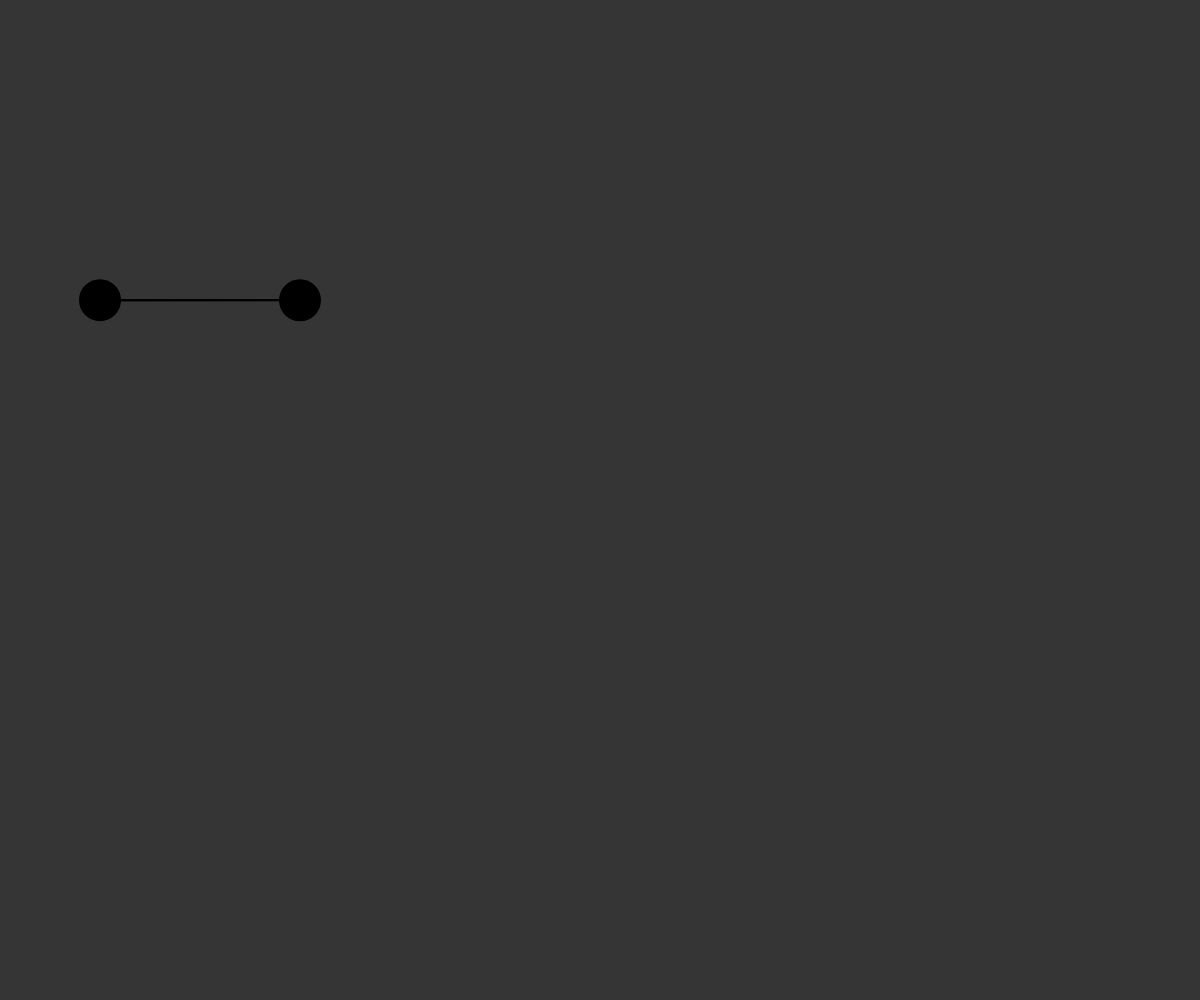
Frame 1 (no input)
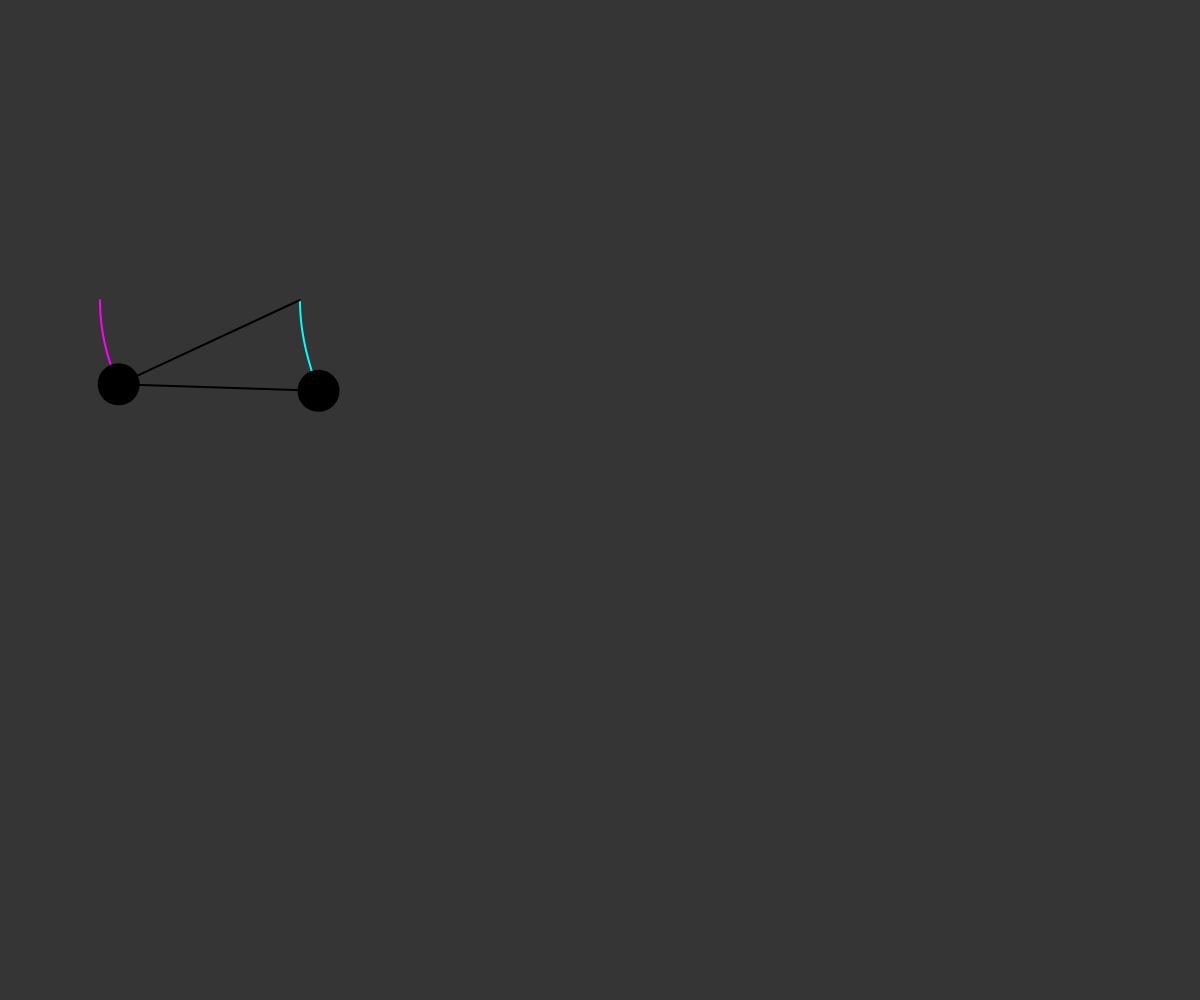
Frame 60 (no input)
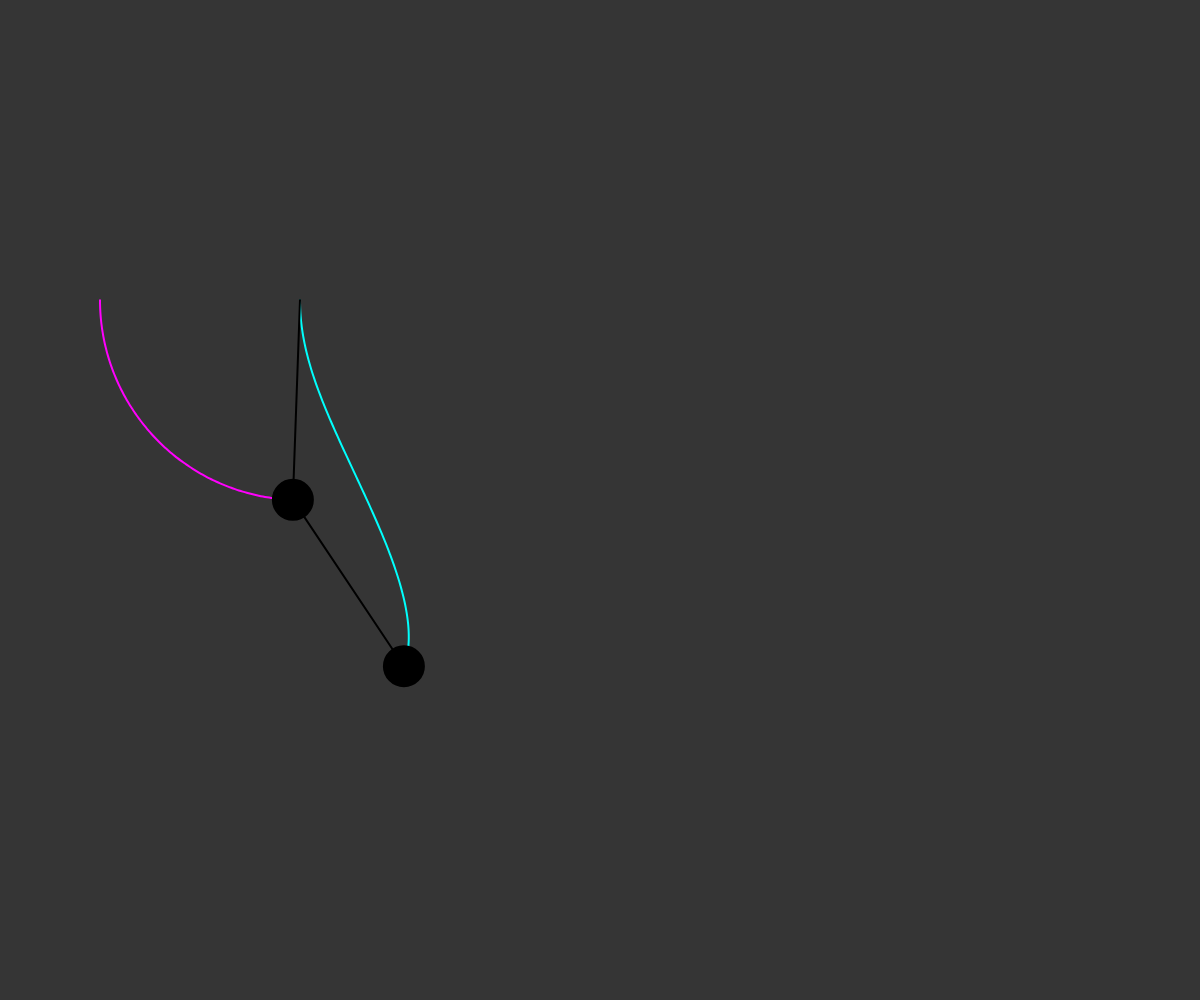
Frame 120 (the mouse pressed at the canvas centre since frame 60)

The p5.js sketch that drew these frames (run headless with seeded random() and noise() and a simulated clock; from frame 60 on, the mouse is pressed at the canvas centre):

// p5.js sketch
// ── sketch.js
const g = 0.05;
let r1 = 200,
    r2 = 200,
    x1,
    y1,
    x2,
    y2,
    m1 = 40,
    m2 = 40,
    a1 = -3.14/2,
    a2 = 3.14/2,
    a1_v = 0,
    a2_v = 0,
    // a1_a = 0,
    // a2_a = 0, 
    num1,
    num2, 
    num3, 
    num4,
    num10,
    num20, 
    num30, 
    num40,
    den1,
    den2, 
    trail1 = [],
    trail2 =[];



function setup(){
createCanvas(windowWidth, windowHeight)
}
function draw(){
  num1 = -g * (2* m1 + m2 )* sin(a1);
  num2 = - m2 * g * sin(a1-2*a2);
  num3 = -2 * sin(a1-a2)*m2;
  num4 = a2_v*a2_v*r2*+a1_v * a1_v* r1 * cos(a1-a2);
  den1 = r1 * (2*m1+m2-m2*cos(2*a1-2*a2));
  let a1_a = (num1 + num2 + num3*num4)/den1;
  num10 = 2 * sin(a1-a2);
  num20 = ((a1_v*a1_v*r1)* (m1+m2));
  num30 = g * (m1 + m2 )*cos(a1);
  num40 = a2_v*a2_v*r2*m2*cos(a1-a2);
  den2= r2*(2*m1+m2-m2*cos(2*a1-2*a2));
  let a2_a = num10*(num20+num30+num40)/den2;
  background(53);
  stroke(0);
  strokeWeight(2);
  translate(300, 300);
  x1 = r1 * sin(a1);
  y1 = r1 * cos(a1);
  x2 = x1 + r2*sin(a2);
  y2 = y1 + r2*cos(a2);
  let v1 = createVector(x1, y1);
  let v2 = createVector(x2, y2);
  trail1.push(v1);
  trail2.push(v2);
    if(trail1.length > 200){
      trail1.splice(0, 1)
    }
    if(trail2.length > 200){
      trail2.splice(0, 1)
    }
  beginShape();
  noFill();
  
  for(let i= 0; i < trail1.length; i++){
    stroke(255, 0, map(i, 0, trail1.length, 0, 255))
    curveVertex(trail1[i].x, trail1[i].y);

  }
  endShape();
  beginShape();
  noFill();
  
  for(let i= 0; i < trail2.length; i++){
    stroke(0, 255, map(i, 0, trail2.length, 0, 255))
    curveVertex(trail2[i].x, trail2[i].y);

  }
  endShape();
  stroke(0);
  line(0, 0, x1, y1);
  fill(0);
  ellipse(x1, y1, m1, m1);
  line(x1, y1, x2, y2);
  fill(0);
  ellipse(x2, y2, m2, m2);
  
  a1_v += a1_a;
  a2_v += a2_a;
  a1   += a1_v;
  a2   += a2_v;
  
  
}
// ── style.css
html, body {
  margin: 0;
  padding: 0;
}

canvas {
  display: block;
}
p{
dispplay: inline;
}
